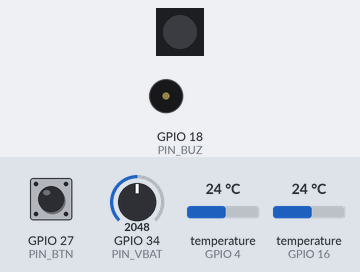
A sketch run on a simulated ESP32. On the bench: 1 RGB LEDs in strip order, left to right, buzzer (waves = sounding). The inputs (shaded band) are chosen by the test bench; at power-on: GPIO 27 (PIN_BTN) HIGH, GPIO 34 (PIN_VBAT) = 2048, temperature (sensors on GPIO 4, GPIO 16) 24 °C. Dim RGB values are drawn brighter than linear; WiFi joins after 1.5 s; servers stay silent unless stated; what the sketch prints to the serial monitor is not drawn.

Above: at 10.8 s.
10.9 s: GPIO 27 (PIN_BTN) pulled LOW for 0.3 s
At 12.5 s:
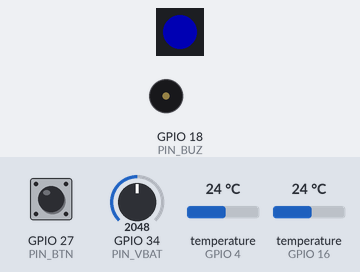
At 23.9 s:
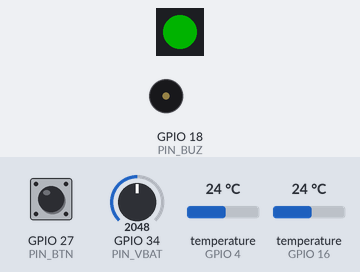
Timing chart, 0 to 24.2 s (numbered marks = the images above; inputs shaded):
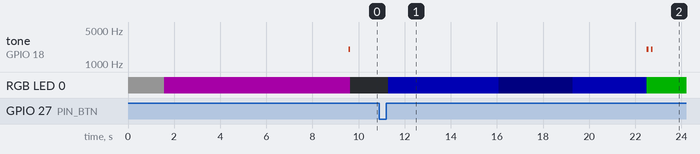

The sketch:

sketch.ino
```cpp
/*
  Qadam smart foot mat - ESP32 firmware, Wokwi simulation build (same pin map as the real mat)
  Wokwi: board-esp32-devkit-c-v4. Libraries listed in libraries.txt.

  Pin map (identical to Engineering Package rev A):
    GPIO4  -> 1-Wire bus LEFT foot  (4 x DS18B20) + 4.7k pull-up to 3V3
    GPIO16 -> 1-Wire bus RIGHT foot (4 x DS18B20) + 4.7k pull-up to 3V3
    GPIO5  -> 330R -> WS2812 status LED DIN (LED powered from 3V3)
    GPIO18 -> buzzer   (real board: via 1k + 2N2222; Wokwi: direct)
    GPIO27 -> push button to GND (short press = scan now, hold 3 s = recalibrate)
    GPIO34 -> battery sense (real: 100k/100k divider; Wokwi: potentiometer)

  How to use the simulation:
    1. Start: all sensors at 25 C -> calibration -> LED off.
    2. Press SCAN -> 10 s scan -> JSON on Serial Monitor, LED green (normal).
    3. Click R-mth1 sensor (tR2), drag its slider to 28 C, press SCAN again
       -> dT = 3 C -> LED orange + long beep (hotspot detected).
*/
#include <WiFi.h>
#include <HTTPClient.h>
#include <OneWire.h>
#include <DallasTemperature.h>
#include <ArduinoJson.h>
#include <Adafruit_NeoPixel.h>

// ---------- configuration ----------
const bool SEND_HTTP = false;                  // true on the real mat (laptop backend reachable)
const char* WIFI_SSID = "Wokwi-GUEST";         // real mat: your router / hotspot
const char* WIFI_PASS = "";
const char* API_URL   = "http://192.168.1.10:8000/readings";
const char* PATIENT_ID = "P001";
const char* DEVICE_ID  = "mat-01";

const int PIN_OW_L = 4, PIN_OW_R = 16, PIN_LED = 5, PIN_BUZ = 18, PIN_BTN = 27, PIN_VBAT = 34;
const char* SITES[4] = {"hallux", "mth1", "mth5", "heel"};
// Wokwi "deviceID" attributes set in diagram.json (real mat: replace by the printed ROM codes)
const char* ID_L[4] = {"0A0000000001", "0A0000000002", "0A0000000003", "0A0000000004"};
const char* ID_R[4] = {"0B0000000001", "0B0000000002", "0B0000000003", "0B0000000004"};

const float FOOT_DETECT_RISE_C = 2.0;   // auto scan when every site > ambient + 2 C
const float DT_ALERT_C = 2.2;           // left/right difference threshold
const uint32_t SCAN_MS = 10000;         // real mat: 20000
const int AVG_LAST = 5;                 // real mat: 10

OneWire owL(PIN_OW_L), owR(PIN_OW_R);
DallasTemperature busL(&owL), busR(&owR);
Adafruit_NeoPixel led(1, PIN_LED, NEO_GRB + NEO_KHZ800);
DeviceAddress ADDR_L[4], ADDR_R[4];
float offsetL[4] = {0}, offsetR[4] = {0};
float ambient = 25.0;

void setLed(uint8_t r, uint8_t g, uint8_t b) { led.setPixelColor(0, led.Color(r, g, b)); led.show(); }
void beep(int ms) { tone(PIN_BUZ, 2000, ms); delay(ms); noTone(PIN_BUZ); }

String hex6(const uint8_t* a, bool rev) {
  char b[13];
  for (int i = 0; i < 6; i++) sprintf(b + 2 * i, "%02X", rev ? a[6 - i] : a[1 + i]);
  return String(b);
}

void mapBus(DallasTemperature& bus, DeviceAddress* table, const char** ids, const char* name) {
  bus.begin(); bus.setResolution(12); bus.setWaitForConversion(true);
  int n = bus.getDeviceCount();
  bool found[4] = {false, false, false, false};
  Serial.printf("Bus %s: %d sensors\n", name, n);
  DeviceAddress all[8]; int m = 0;
  for (int i = 0; i < n && i < 8; i++) {
    bus.getAddress(all[m], i);
    Serial.print("  ROM "); for (int k = 0; k < 8; k++) Serial.printf("%02X", all[m][k]);
    bool matched = false;
    for (int s = 0; s < 4; s++)
      if (!found[s] && (hex6(all[m], false) == ids[s] || hex6(all[m], true) == ids[s])) {
        memcpy(table[s], all[m], 8); found[s] = true; matched = true;
        Serial.printf("  -> %s-%s", name, SITES[s]);
      }
    Serial.println(matched ? "" : "  (unmapped)");
    m++;
  }
  for (int s = 0, k = 0; s < 4; s++)            // fallback: enumeration order
    if (!found[s] && k < m) { memcpy(table[s], all[k++], 8); Serial.printf("  %s-%s mapped by order\n", name, SITES[s]); }
  if (n != 4) Serial.printf("  WARNING: expected 4 sensors on bus %s\n", name);
}

bool readFoot(DallasTemperature& bus, DeviceAddress* addr, float* off, float* out) {
  bus.requestTemperatures();
  for (int i = 0; i < 4; i++) {
    float t = bus.getTempC(addr[i]);
    if (t == DEVICE_DISCONNECTED_C || t > 84.0 || t < -50.0) return false;
    out[i] = t - off[i];
  }
  return true;
}

void calibrate() {
  setLed(40, 0, 40);
  float sumL[4] = {0}, sumR[4] = {0}, l[4], r[4], zero[4] = {0}; int ok = 0;
  for (int k = 0; k < 5; k++)
    if (readFoot(busL, ADDR_L, zero, l) && readFoot(busR, ADDR_R, zero, r)) {
      for (int i = 0; i < 4; i++) { sumL[i] += l[i]; sumR[i] += r[i]; } ok++;
    }
  if (!ok) { Serial.println("Calibration failed - check wiring"); setLed(60, 0, 0); return; }
  float mean = 0;
  for (int i = 0; i < 4; i++) { sumL[i] /= ok; sumR[i] /= ok; mean += sumL[i] + sumR[i]; }
  ambient = mean / 8;
  for (int i = 0; i < 4; i++) { offsetL[i] = sumL[i] - ambient; offsetR[i] = sumR[i] - ambient; }
  Serial.printf("Calibrated: ambient %.2f C\n", ambient);
  beep(60); setLed(0, 0, 0);
}

bool feetPresent(float* l, float* r) {
  for (int i = 0; i < 4; i++)
    if (l[i] < ambient + FOOT_DETECT_RISE_C || r[i] < ambient + FOOT_DETECT_RISE_C) return false;
  return true;
}

float batteryVolts() { return analogReadMilliVolts(PIN_VBAT) * 2.0 / 1000.0; }

void sendScan(float* l, float* r, float maxDT, int site) {
  JsonDocument doc;
  doc["patient_id"] = PATIENT_ID; doc["device_id"] = DEVICE_ID; doc["battery_v"] = batteryVolts();
  JsonObject L = doc["left"].to<JsonObject>(), R = doc["right"].to<JsonObject>();
  for (int i = 0; i < 4; i++) { L[SITES[i]] = roundf(l[i] * 100) / 100; R[SITES[i]] = roundf(r[i] * 100) / 100; }
  doc["max_dt"] = roundf(maxDT * 100) / 100; doc["site"] = SITES[site];
  String body; serializeJson(doc, body);
  Serial.println(body);
  if (!SEND_HTTP || WiFi.status() != WL_CONNECTED) return;
  HTTPClient http; http.begin(API_URL); http.addHeader("Content-Type", "application/json");
  Serial.printf("POST -> %d\n", http.POST(body)); http.end();
}

void runScan(bool forced) {
  Serial.println(forced ? "Manual scan" : "Feet detected - scanning");
  float bufL[AVG_LAST][4], bufR[AVG_LAST][4]; int n = 0;
  uint32_t t0 = millis();
  while (millis() - t0 < SCAN_MS) {
    setLed(0, 0, (millis() / 250) % 2 ? 60 : 5);
    float l[4], r[4];
    if (readFoot(busL, ADDR_L, offsetL, l) && readFoot(busR, ADDR_R, offsetR, r)) {
      memcpy(bufL[n % AVG_LAST], l, sizeof l); memcpy(bufR[n % AVG_LAST], r, sizeof r); n++;
      if (!forced && !feetPresent(l, r) && millis() - t0 > 3000) { Serial.println("Feet removed"); setLed(60, 30, 0); beep(300); return; }
    }
  }
  int m = min(n, AVG_LAST);
  if (m < 2) { Serial.println("Too few samples"); setLed(60, 0, 0); return; }
  float aL[4] = {0}, aR[4] = {0};
  for (int k = 0; k < m; k++) for (int i = 0; i < 4; i++) { aL[i] += bufL[k][i] / m; aR[i] += bufR[k][i] / m; }
  float maxDT = 0; int site = 0;
  for (int i = 0; i < 4; i++) { float d = fabsf(aL[i] - aR[i]); if (d > maxDT) { maxDT = d; site = i; } }
  Serial.printf("max dT = %.2f C at %s\n", maxDT, SITES[site]);
  sendScan(aL, aR, maxDT, site);
  if (maxDT >= DT_ALERT_C) { setLed(70, 25, 0); beep(700); }          // orange: hotspot (backend decides red after 2 days)
  else { setLed(0, 60, 0); beep(80); delay(100); beep(80); }          // green: normal
}

volatile bool btnFlag = false;
void IRAM_ATTR onButton() { btnFlag = true; }

void setup() {
  Serial.begin(115200);
  pinMode(PIN_BTN, INPUT_PULLUP);
  attachInterrupt(digitalPinToInterrupt(PIN_BTN), onButton, FALLING);
  analogSetPinAttenuation(PIN_VBAT, ADC_11db);
  led.begin(); setLed(20, 20, 20);
  mapBus(busL, ADDR_L, ID_L, "L"); mapBus(busR, ADDR_R, ID_R, "R");
  WiFi.begin(WIFI_SSID, WIFI_PASS);
  for (int i = 0; i < 20 && WiFi.status() != WL_CONNECTED; i++) delay(250);
  Serial.printf("WiFi %s | battery %.2f V\n", WiFi.status() == WL_CONNECTED ? "OK" : "off", batteryVolts());
  calibrate();
}

void loop() {
  if (btnFlag) {                                   // button press caught by interrupt (no missed clicks)
    btnFlag = false;
    uint32_t t0 = millis();
    while (digitalRead(PIN_BTN) == LOW && millis() - t0 < 3000) delay(10);
    if (millis() - t0 >= 3000) { calibrate(); while (digitalRead(PIN_BTN) == LOW) delay(10); }
    else runScan(true);
    btnFlag = false;
  }
  float l[4], r[4];
  if (readFoot(busL, ADDR_L, offsetL, l) && readFoot(busR, ADDR_R, offsetR, r) && feetPresent(l, r)) runScan(false);
  delay(50);
}
```

Measured:
- after the input at 10.9 s, tone on GPIO 18 (PIN_BUZ): alternates 2000 Hz for 0.08 s and silent for 0.10 s, 4 changes in all, then stays silent, starting after 11.6 s; RGB LED 0: off → RGB(0, 0, 60) after 0.38 s, → RGB(0, 0, 5) 4.8 s later, → RGB(0, 0, 60) 3.2 s later, → RGB(0, 60, 0) 3.2 s later
